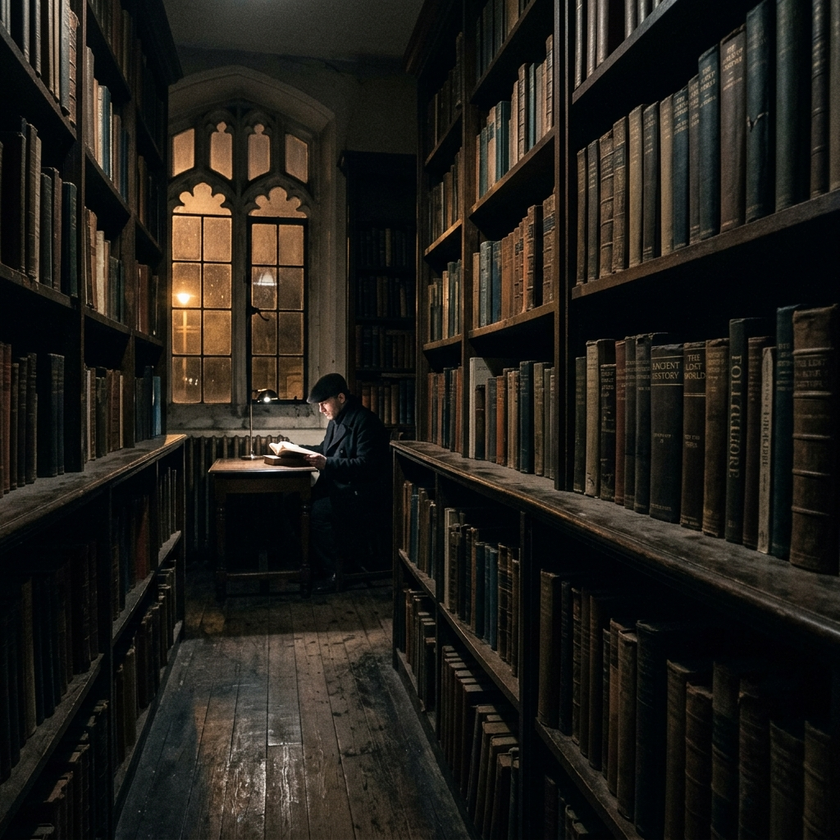
#> input picture Signals & System/signals PBL/data/low_light_sample.png, 840 x 840 px, shrunk from 1024 x 1024 before the run
$ python stage2_static.py --image ../data/low_light_sample.png
#> lines starting #> are read from the running program, lines starting #| are printed output that depends on the picture
### Signals & System/signals PBL/src/clahe_core.py
"""
Core signal processing module containing custom implementations of:
1. Global Histogram Equalization (GHE)
2. Contrast Limited Adaptive Histogram Equalization (CLAHE)
   - Tiling
   - Clip-limit enforcement with iterative redistribution
   - Min-Max CDF normalization
   - Vectorized Bilinear Interpolation
"""

import numpy as np

def global_histogram_equalization(image):
    """
    Applies Global Histogram Equalization to an 8-bit grayscale image.

    Parameters:
        image (numpy.ndarray): 2D grayscale image.

    Returns:
        numpy.ndarray: Equalized image.
    """
    if len(image.shape) != 2:
        raise ValueError("Input image must be a 2D grayscale array.")

    h, w = image.shape
    total_pixels = h * w

    # 1. Compute Histogram (PMF)
    hist, _ = np.histogram(image, bins=256, range=(0, 256))

    # 2. Compute Cumulative Distribution Function (CDF)
    cdf = hist.cumsum()

    # 3. Min-Max Scaling LUT building
    cdf_min = cdf[cdf > 0]
    if len(cdf_min) == 0:
        return np.zeros_like(image)
    cdf_min_val = cdf_min[0]

    # Formula: round( ((CDF(v) - CDF_min) / (Total - CDF_min)) * 255 )
    denominator = total_pixels - cdf_min_val
    if denominator == 0:
        lut = np.zeros(256, dtype=np.uint8)
    else:
        lut = np.round((cdf - cdf_min_val) / denominator * 255).astype(np.uint8)

    # 4. Map the input pixels using the LUT
    return lut[image]


def compute_tile_lut(tile, clip_limit):
    """
    Computes the Contrast-Limited Lookup Table (LUT) for a single image tile.

    Parameters:
        tile (numpy.ndarray): 2D sub-array representing an image tile.
        clip_limit (float): Normalization factor for clipping (e.g. 4.0).

    Returns:
        numpy.ndarray: 256-element mapping array (LUT).
    """
    # 1. Compute local histogram
    hist, _ = np.histogram(tile, bins=256, range=(0, 256))
    total_pixels = tile.size

    # 2. Enforce clip limit and redistribute excess
    if clip_limit > 0:
        # Standard clip limit count: clip_limit * average bin height
        limit = max(1, int(clip_limit * total_pixels / 256))

        # Calculate initial excess and clip bins
        excess = 0
        for i in range(256):
            if hist[i] > limit:
                excess += hist[i] - limit
                hist[i] = limit

        # Redistribute excess iteratively to avoid any bin re-exceeding the limit
        while excess > 0:
            step = excess // 256
            if step < 1:
                step = 1

            for i in range(256):
                if excess > 0 and hist[i] < limit:
                    available = limit - hist[i]
                    to_add = min(step, available, excess)
                    hist[i] += to_add
                    excess -= to_add

            # Escape if all bins are somehow full (mathematically impossible if limit * 256 >= total_pixels)
            if np.all(hist >= limit):
                break

    # 3. Compute CDF
    cdf = hist.cumsum()

    # 4. Min-Max Scaling Formula
    cdf_min = cdf[cdf > 0]
    if len(cdf_min) == 0:
        cdf_min_val = 0
    else:
        cdf_min_val = cdf_min[0]

    denominator = total_pixels - cdf_min_val
    if denominator == 0:
        lut = np.zeros(256, dtype=np.uint8)
    else:
        lut = np.round((cdf - cdf_min_val) / denominator * 255).astype(np.uint8)

    return lut


def get_interp_params(coords, centers):
    """
    Computes 1D interpolation indices and weights for a list of coordinates
    relative to a list of sorted tile center coordinates.

    Parameters:
        coords (numpy.ndarray): 1D array of pixel indices (height or width).
        centers (numpy.ndarray): 1D array of sorted tile center coordinates.

    Returns:
        tuple: (i0, i1, weights) where:
            i0 (numpy.ndarray): index of left/upper tile center
            i1 (numpy.ndarray): index of right/lower tile center
            weights (numpy.ndarray): interpolation weight [0, 1]
    """
    n = len(coords)
    num_centers = len(centers)

    i0 = np.zeros(n, dtype=np.int32)
    i1 = np.zeros(n, dtype=np.int32)
    w = np.zeros(n, dtype=np.float32)

    for idx, val in enumerate(coords):
        if val < centers[0]:
            # Beyond first tile center (Top/Left border or corner) -> map directly
            i0[idx] = 0
            i1[idx] = 0
            w[idx] = 0.0
        elif val >= centers[-1]:
            # Beyond last tile center (Bottom/Right border or corner) -> map directly
            i0[idx] = num_centers - 1
            i1[idx] = num_centers - 1
            w[idx] = 0.0
        else:
            # Interior -> find the enclosing center interval
            k = 0
            while k < num_centers - 1 and centers[k+1] <= val:
                k += 1
            i0[idx] = k
            i1[idx] = k + 1
            w[idx] = (val - centers[k]) / (centers[k+1] - centers[k])

    return i0, i1, w


def clahe_custom(image, grid_size=(8, 8), clip_limit=4.0):
    """
    Performs Contrast Limited Adaptive Histogram Equalization from scratch.

    Parameters:
        image (numpy.ndarray): 2D grayscale image (uint8).
        grid_size (tuple): Number of tiles (rows, cols) - default is 8x8.
        clip_limit (float): Normalized clip limit factor - default is 4.0.

    Returns:
        numpy.ndarray: Enhanced 2D grayscale image (uint8).
    """
    if len(image.shape) != 2:
        raise ValueError("Input image must be a 2D grayscale array.")

    h, w = image.shape
    rows, cols = grid_size

    # Calculate tile sizes
    tile_h = h // rows
    tile_w = w // cols

    # Calculate center coordinates for all tiles
    # Tile center is located at: start_index + (tile_size - 1) / 2
    tc_y = np.array([r * tile_h + (tile_h - 1) / 2 for r in range(rows)], dtype=np.float32)
    tc_x = np.array([c * tile_w + (tile_w - 1) / 2 for c in range(cols)], dtype=np.float32)

    # Step 1: Precompute the LUT for each tile
    # Shape: (rows, cols, 256)
    tile_luts = np.zeros((rows, cols, 256), dtype=np.uint8)
    for r in range(rows):
        for c in range(cols):
            tile = image[r * tile_h : (r + 1) * tile_h, c * tile_w : (c + 1) * tile_w]
            tile_luts[r, c] = compute_tile_lut(tile, clip_limit)

    # Step 2: Compute 1D interpolation parameters for rows and columns
    # This reduces complexity from O(H*W) loops to O(H) + O(W) setup and O(H*W) vectorized operations
    r0, r1, b = get_interp_params(np.arange(h), tc_y)
    c0, c1, a = get_interp_params(np.arange(w), tc_x)

    # Expand indices to 2D for broadcasting
    r0_2d = r0[:, np.newaxis]  # (h, 1)
    r1_2d = r1[:, np.newaxis]  # (h, 1)
    c0_2d = c0[np.newaxis, :]  # (1, w)
    c1_2d = c1[np.newaxis, :]  # (1, w)

    b_2d = b[:, np.newaxis]    # (h, 1)
    a_2d = a[np.newaxis, :]    # (1, w)

    # Step 3: Retrieve mapped values using advanced numpy indexing
    # Extract LUT values for each pixel at the 4 neighboring tile centers
    s_tl = tile_luts[r0_2d, c0_2d, image]
    s_tr = tile_luts[r0_2d, c1_2d, image]
    s_bl = tile_luts[r1_2d, c0_2d, image]
    s_br = tile_luts[r1_2d, c1_2d, image]

    # Step 4: Perform Bilinear Interpolation
    s_top = (1.0 - a_2d) * s_tl + a_2d * s_tr
    s_bottom = (1.0 - a_2d) * s_bl + a_2d * s_br
    enhanced = (1.0 - b_2d) * s_top + b_2d * s_bottom

    return np.round(enhanced).astype(np.uint8)

### Signals & System/signals PBL/src/stage2_static.py
"""
Stage 2: Embedded Hardware Simulation - Demo A (Static Image Enhancement)
Loads a low-contrast, low-light sample image, converts it to 8-bit grayscale,
and processes it using:
1. Global Histogram Equalization (GHE)
2. OpenCV's Reference CLAHE
3. Our Custom CLAHE Implementation (from scratch)

Saves comparison results and prints performance timings.
"""

import os
import time
import cv2
import numpy as np
import matplotlib.pyplot as plt

# Import custom implementations
from clahe_core import (
    global_histogram_equalization,
    clahe_custom
)

def run_static_enhancement(image_path, grid_size=(8, 8), clip_limit=4.0):
#> called with image_path = '../data/low_light_sample.png', grid_size = (8, 8), clip_limit = 4
    print("="*60)
    print("      STAGE 2: DEMO A - STATIC IMAGE CONTRAST ENHANCEMENT     ")
    print("="*60)

    # 1. Load the image
    if not os.path.exists(image_path):
        raise FileNotFoundError(f"Image not found at: {os.path.abspath(image_path)}")

    print(f"Loading image: {os.path.abspath(image_path)}")
    color_img = cv2.imread(image_path)
#> color_img is the input picture: shape (840, 840, 3); mean B, G, R 25.2, 30.4, 33.1
    if color_img is None:
        raise ValueError(f"Could not load image at {image_path}. Check file format.")

    # 2. Convert to 8-bit Grayscale (reduces matrix data size by 66.7% for embedded optimization)
    # Using standard NTSC formula (0.299 * R + 0.587 * G + 0.114 * B)
    start_time = time.perf_counter()
    if len(color_img.shape) == 3:
        gray_img = cv2.cvtColor(color_img, cv2.COLOR_BGR2GRAY)
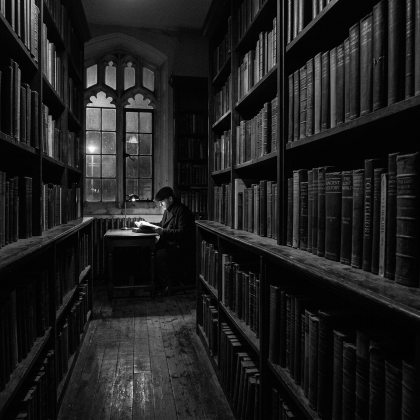
#> gray_img: shape (840, 840) (shown at 1/2 size); min 0, max 255, mean 30.6
    else:
        gray_img = color_img.copy()
    gray_conv_time = (time.perf_counter() - start_time) * 1000.0
    print(f"Grayscale conversion completed in: {gray_conv_time:.2f} ms")
    print(f"Resolution: {gray_img.shape[1]}x{gray_img.shape[0]} pixels")
#| Resolution: 840x840 pixels

    # 3. Apply Global Histogram Equalization (GHE)
    start_time = time.perf_counter()
    ghe_img = global_histogram_equalization(gray_img)
#> in global_histogram_equalization, `hist, _ = np.histogram(image, bins=256, range=(0, 256))`: hist = 256 values, max 67650 at index 3, min 4 at index 231, mean 2756.2
#> in global_histogram_equalization, `cdf = hist.cumsum()`: cdf = 256 values from 1819 to 705600
#> in global_histogram_equalization, `cdf_min_val = cdf_min[0]`: cdf_min_val = 1819
#> in global_histogram_equalization, `denominator = total_pixels - cdf_min_val`: denominator = 703781
#> in global_histogram_equalization, `lut = np.round((cdf - cdf_min_val) / denominator * 255).astype(np.uint8)`: lut = 256 values from 0 to 255
#> in global_histogram_equalization, `return lut[image]`:
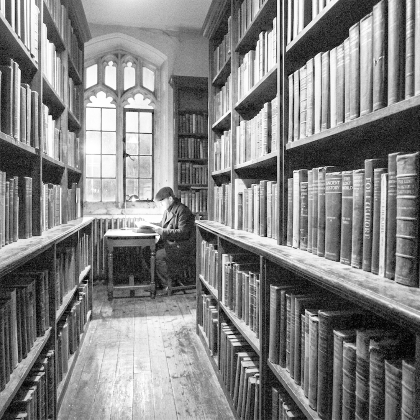
#> returned value: shape (840, 840) (shown at 1/2 size); min 0, max 255, mean 130.7
    ghe_time = (time.perf_counter() - start_time) * 1000.0
    print(f"Global Histogram Equalization (GHE) completed in: {ghe_time:.2f} ms")

    # 4. Apply OpenCV's CLAHE (Golden Reference)
    start_time = time.perf_counter()
    clahe_cv = cv2.createCLAHE(clipLimit=clip_limit, tileGridSize=grid_size)
    opencv_clahe_img = clahe_cv.apply(gray_img)
    opencv_clahe_time = (time.perf_counter() - start_time) * 1000.0
    print(f"OpenCV CLAHE (Golden Reference) completed in: {opencv_clahe_time:.2f} ms")

    # 5. Apply Our Custom CLAHE Implementation (Vectorized math verification)
    start_time = time.perf_counter()
    custom_clahe_img = clahe_custom(gray_img, grid_size=grid_size, clip_limit=clip_limit)
#> after the loop in clahe_custom, `for r in range(rows):`:
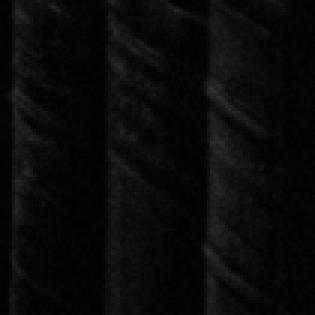
#> tile: shape (105, 105) (shown 3 times larger); min 0, max 51, mean 9.4
#> in clahe_custom, `s_tr = tile_luts[r0_2d, c1_2d, image]`:
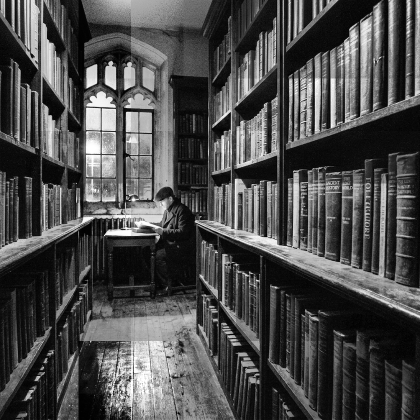
#> s_tr: shape (840, 840) (shown at 1/2 size); min 0, max 255, mean 75.4
#> in clahe_custom, `s_br = tile_luts[r1_2d, c1_2d, image]`:
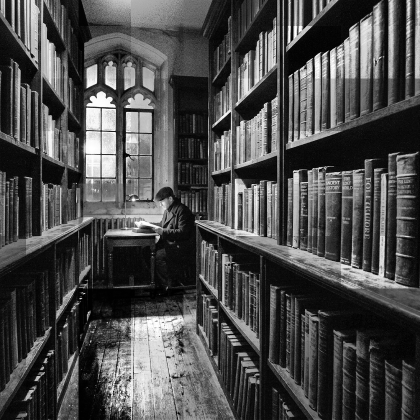
#> s_br: shape (840, 840) (shown at 1/2 size); min 0, max 255, mean 75.3
#> in clahe_custom, `s_top = (1.0 - a_2d) * s_tl + a_2d * s_tr`:
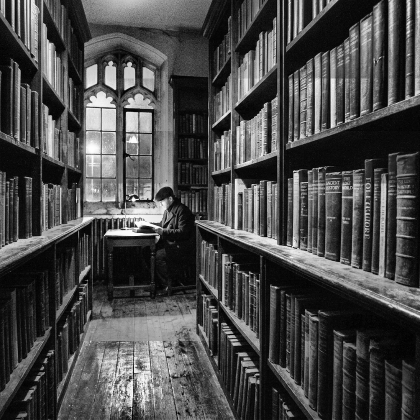
#> s_top: shape (840, 840) float32 (shown at 1/2 size); min 0, max 255, mean 74.3; drawn with min black and max white
#> in clahe_custom, `s_bottom = (1.0 - a_2d) * s_bl + a_2d * s_br`:
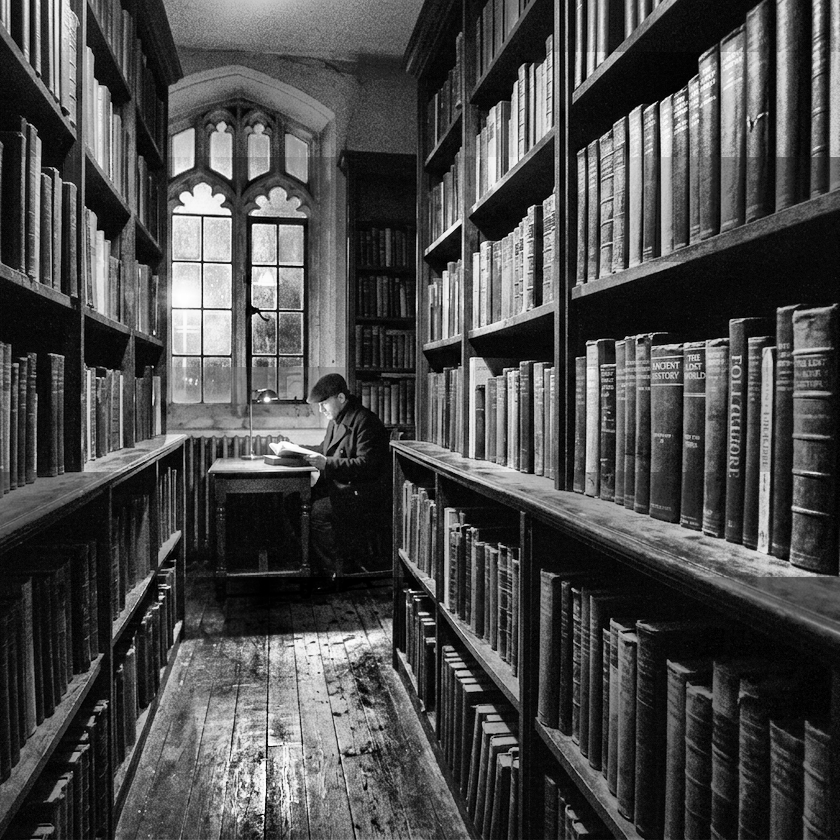
#> s_bottom: shape (840, 840) float32; min 0, max 255, mean 74.9; drawn with min black and max white
    custom_clahe_time = (time.perf_counter() - start_time) * 1000.0
    print(f"Custom Vectorized CLAHE completed in: {custom_clahe_time:.2f} ms")

    # 6. Verify correctness by measuring Mean Squared Error (MSE) between custom and OpenCV implementation
    mse = np.mean((opencv_clahe_img.astype(float) - custom_clahe_img.astype(float)) ** 2)
#> mse = 13.82
    print(f"Mean Squared Error (MSE) vs OpenCV CLAHE: {mse:.4f} (Close to 0 proves mathematical parity)")
#| Mean Squared Error (MSE) vs OpenCV CLAHE: 13.8242 (Close to 0 proves mathematical parity)

    # 7. Generate and save the comparison figure
    print("\nSaving comparison plot...")
    fig, axs = plt.subplots(2, 2, figsize=(14, 10))

    # Original Grayscale
    axs[0, 0].imshow(gray_img, cmap='gray')
    axs[0, 0].set_title(f"Original Grayscale (Low Light)\nSize: {gray_img.shape[1]}x{gray_img.shape[0]}")
    axs[0, 0].axis('off')

    # Global Histogram Equalization (GHE)
    axs[0, 1].imshow(ghe_img, cmap='gray')
    axs[0, 1].set_title(f"Global Histogram Equalization (GHE)\nTime: {ghe_time:.2f} ms (Over-enhanced/Noisy)")
    axs[0, 1].axis('off')

    # OpenCV CLAHE
    axs[1, 0].imshow(opencv_clahe_img, cmap='gray')
    axs[1, 0].set_title(f"OpenCV CLAHE Reference\nTime: {opencv_clahe_time:.2f} ms (Adaptive/Noise-Limited)")
    axs[1, 0].axis('off')

    # Custom CLAHE
    axs[1, 1].imshow(custom_clahe_img, cmap='gray')
    axs[1, 1].set_title(f"Custom Vectorized CLAHE\nTime: {custom_clahe_time:.2f} ms (MSE: {mse:.4f})")
    axs[1, 1].axis('off')

    plt.tight_layout()
    os.makedirs("../output", exist_ok=True)
    comparison_path = "../output/stage2_comparison.png"
    plt.savefig(comparison_path, dpi=150)
    plt.close()

    # Extract filename without extension to save custom results
    basename = os.path.splitext(os.path.basename(image_path))[0]
    custom_output_path = f"../output/{basename}_enhanced.png"

    # Save processed image files directly for raw quality inspection
    cv2.imwrite("../output/img_original_gray.png", gray_img)
    cv2.imwrite("../output/img_ghe.png", ghe_img)
    cv2.imwrite("../output/img_opencv_clahe.png", opencv_clahe_img)
    cv2.imwrite(custom_output_path, custom_clahe_img)

    print(f"Standalone enhanced image saved to: {os.path.abspath(custom_output_path)}")
    print(f"Outputs successfully generated under: {os.path.abspath('../output/')}")
    print("="*60)

if __name__ == "__main__":
    import argparse
    import sys

    # Change working directory to file directory to resolve relative paths
    os.chdir(os.path.dirname(os.path.abspath(__file__)))

    parser = argparse.ArgumentParser(description="Enhance static images using GHE and CLAHE.")
    parser.add_argument("--image", type=str, default=None, help="Path to input low-light image file")
    parser.add_argument("--select", action="store_true", help="Launch GUI file browser to select an image")
    parser.add_argument("--clip", type=float, default=4.0, help="Clip limit for CLAHE (default: 4.0)")
    parser.add_argument("--grid", type=int, nargs=2, default=[8, 8], help="Grid layout (rows cols) (default: 8 8)")
    args = parser.parse_args()

    input_path = args.image

    # Fallback to tkinter UI file dialog if user requested --select
    if args.select:
        try:
            import tkinter as tk
            from tkinter import filedialog
            root = tk.Tk()
            root.withdraw()
            print("Opening file selector dialog...")
            input_path = filedialog.askopenfilename(
                title="Select Low-Light Image to Enhance",
                filetypes=[("Image Files", "*.png *.jpg *.jpeg *.bmp *.tiff *.webp")]
            )
            if not input_path:
                print("No file selected. Exiting.")
                sys.exit(0)
        except Exception as e:
            print(f"Error launching GUI selector: {e}. Falling back to default.")

    # Default fallback
    if not input_path:
        input_path = "../data/low_light_sample.png"

    run_static_enhancement(
        image_path=input_path,
        grid_size=tuple(args.grid),
        clip_limit=args.clip
    )
